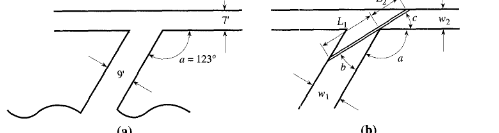
#> input picture ladder_mine.png, 499 x 133 px
$ python ladder_solver.py
#> lines starting #> are read from the running program, lines starting #| are printed output that depends on the picture
import numpy as np
import matplotlib.pyplot as plt

# Input parameters
w1 = 9   # feet
w2 = 7   # feet
a_deg = 123
a = np.radians(a_deg)  # convert angle a to radians

# Define range of angle c (in radians)
c_vals = np.linspace(np.radians(1), np.pi - a - 0.01, 300)
L_vals = []

# Compute L(c) for each angle c
for c in c_vals:
    sin_c = np.sin(c)
    sin_ac = np.sin(a + c)
    if sin_c == 0 or sin_ac == 0:
        L_vals.append(np.inf)
    else:
        L = w1 / sin_ac + w2 / sin_c
        L_vals.append(L)

# Find the minimum ladder length and corresponding angle
min_index = np.argmin(L_vals)
c_opt = c_vals[min_index]         # in radians
L_min = L_vals[min_index]

# Plotting
img = plt.imread('ladder_mine.png')
#> img is the input picture: shape (133, 499, 4) float32; mean R, G, B, A 0.961, 0.961, 0.961, 1
plt.imshow(img)
plt.figure(figsize=(8, 5))
plt.plot(c_vals, L_vals, label='Ladder Length $L(c)$', color='blue')
plt.axvline(c_opt, color='red', linestyle='--', label=f'Optimal angle c ≈ {c_opt:.4f} rad')
plt.scatter(c_opt, L_min, color='red')
plt.xlabel('Angle c (radian)')
plt.ylabel('Ladder Length (feet)')
plt.title('Variation of Ladder Length with Respect to Angle c (radians)')
plt.grid(True)
plt.legend()
plt.tight_layout()
plt.show()
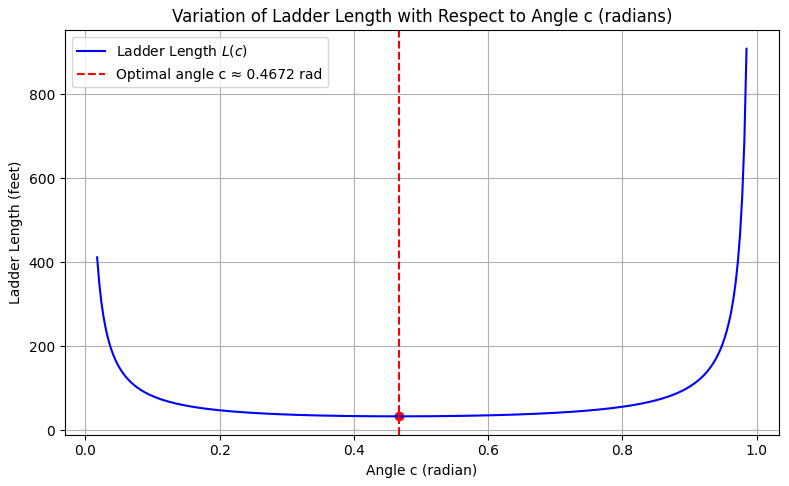
#> figure drawn by matplotlib, 1 panel; curve peaks at x = 0.985, y = 908.4
